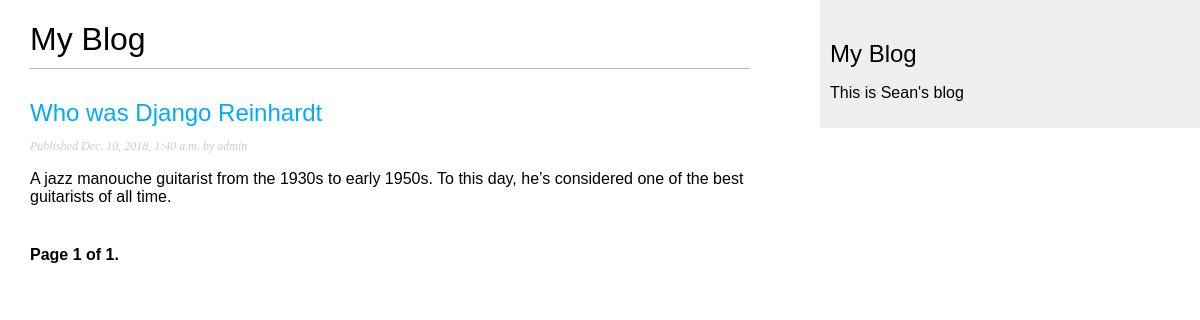
/blog/, run on an earlier commit of the app's database.
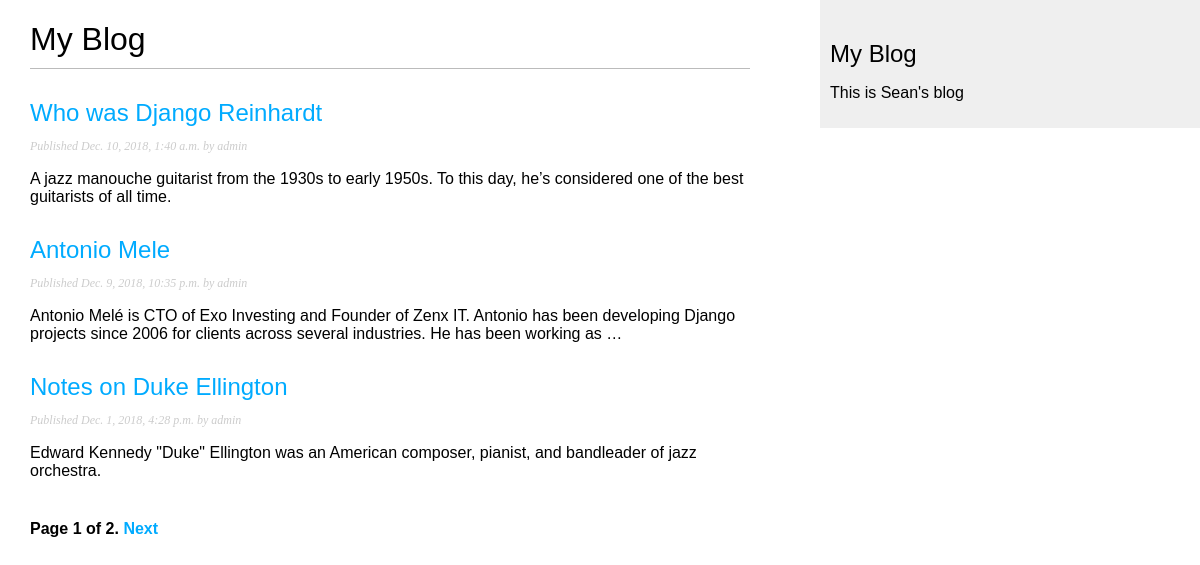
And on a later commit of the database.
### blog/models.py (models this page shows, shortened)
class Post(models.Model):
    STATUS_CHOICES = (
        ('draft', 'Draft'),
        ('published', 'Published'),
    )
    title = models.CharField(max_length=250)
    slug = models.SlugField(max_length=250,
                            unique_for_date='publish')
    author = models.ForeignKey(User,
                               on_delete=models.CASCADE,
                               related_name='blog_posts')
    body = models.TextField()
    publish = models.DateTimeField(default=timezone.now)
    created = models.DateTimeField(auto_now_add=True)
    updated = models.DateTimeField(auto_now=True)
    status = models.CharField(max_length=10,
                              choices=STATUS_CHOICES,
                              default='draft')
    objects = models.Manager() # The default manager.
    published = PublishedManager() # Our custom manager.
    class Meta:
        ordering = ('-publish',)
    def get_absolute_url(self):
        return reverse('blog:post_detail',
                       args=[self.publish.year,
                             self.publish.month,
                             self.publish.day,
                             self.slug])

### blog/views.py (the view)
# urls.py: path('', views.PostListView.as_view(), name='post_list'),
class PostListView(ListView):
    queryset = Post.published.all()
    context_object_name = 'posts'
    paginate_by = 3
    template_name = 'blog/post/list.html'

### blog/templates/blog/post/list.html (shortened to what this page needs)
{% extends "blog/base.html" %}
{% block content %}
    <h1>My Blog</h1>
    {% for post in posts %}
      <h2>
        <a href="{{ post.get_absolute_url }}">
            {{post.title}}
        </a>
      </h2>
      <p class="date">
        Published {{ post.publish }} by {{post.author}}
      </p>
      {{ post.body | truncatewords:30 | linebreaks}}
    {% endfor %}
    {% include "pagination.html" with page=page_obj %}
{% endblock %}

What changed in the data, as far as the page shows it:
now on this page (row edited): Post: title "Antonio Mele", publish "Dec. 9, 2018, 10:35 p.m.", author "admin", body "Antonio Melé is CTO of Exo Investing and Founder of Zenx IT. Antonio has been developing Django projects since 2006 for clients across several industries. He has been working as …"
now on this page (row edited): Post: title "Notes on Duke Ellington", publish "Dec. 1, 2018, 4:28 p.m.", author "admin", body "Edward Kennedy \"Duke\" Ellington was an American composer, pianist, and bandleader of jazz orchestra."
Also different on the page:
{{ page.paginator.num_pages }}: "1" → "2"
text now shown: "Next"
